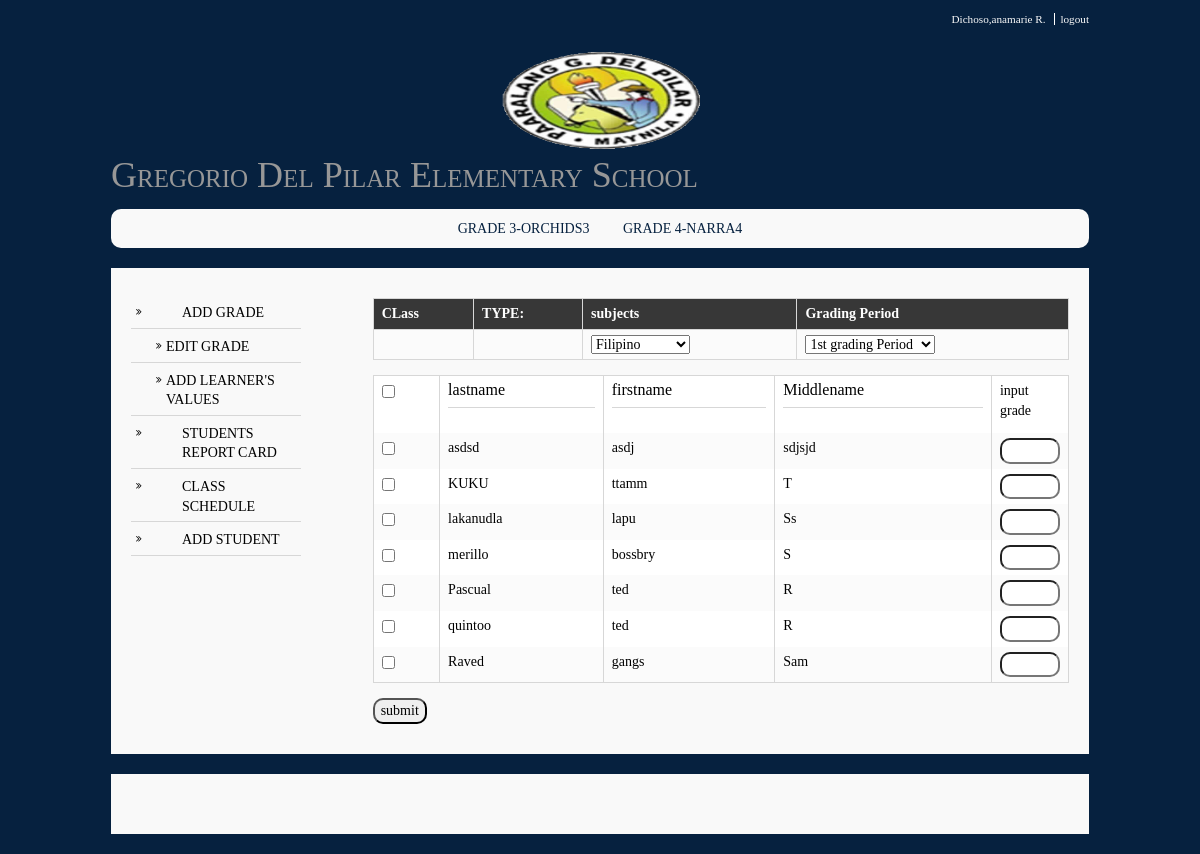
The page /class.php (signed in) on the database its author committed.
### tables this page shows
CREATE TABLE `studentinfo` (
  `studno` varchar(50) NOT NULL,
  `lname` varchar(50) NOT NULL,
  `fname` varchar(50) NOT NULL,
  `mname` varchar(255) NOT NULL,
  `suffix` varchar(255) NOT NULL,
  `bdate` date NOT NULL,
  `age` varchar(255) NOT NULL,
  `gender` varchar(50) NOT NULL,
  `address` varchar(50) NOT NULL,
  `fathername` varchar(50) NOT NULL,
  `mothername` varchar(50) NOT NULL,
  `b_certificate` varchar(20) NOT NULL
);

### class.php (the view, shortened to what this page needs)
<?php
require_once "required_files.php";
require_once ("functions/functions.php");
 $teachers_id = $_SESSION["teachers_id"];
 $grade_level = $_GET["g"];
  $t_type = $_GET["t"];
           $query = "SELECT distinct glevel_section,type_of_teacher FROM teachers_class where teachers_id LIKE '%$teachers_id%' ";
           $result = mysqli_query($connect, $query);
            $search_subject = "SELECT distinct subjects FROM teachers_class where teachers_id LIKE '%$teachers_id%' AND
                       glevel_section LIKE '%$grade_level%'";
           $subject_result = mysqli_query($connect, $search_subject);
                  $query1="SELECT DISTINCT  SI.studno, SI.lname, SI.fname, SI.mname,SR.school_year
                            FROM studentinfo SI, student_record SR, teachers_class TC
                            WHERE SI.studno = SR.studno
                            AND   TC.glevel_section = (SELECT DISTINCT CONCAT(SR.grade_level, '-', SR.section) FROM student_record)
                          AND   TC.teachers_id LIKE '%$teachers_id%'
                          AND TC.glevel_section LIKE '%$grade_level%'
                            AND SR.school_year = TC.school_year
                           ORDER by SI.lname ASC ";
           $result1 = mysqli_query($connect, $query1);
?>
<!DOCTYPE html>
  <html>
 <head>
 <link rel="stylesheet" type="text/css" href="js/bootstrap.css">
<div class='wrapper row0'>
 <div id='topbar' class='clear'>
<nav>
 <ul>
   <li><a href="teacher_acc.php"><?php echo $_SESSION['lname'].',',$_SESSION['fname'].' ', $_SESSION['mname'];?></a></li>
 <li><a href='logout2.php'>logout</a></li>
 </ul>
 </nav>
 </div>
</div>
<?php
 echo layout();
?>
<div class="wrapper row2">
  <div class="rounded">
    <nav id="mainav" class="clear">
          <ul class="clear">
                  <?php  while ($row= mysqli_fetch_assoc($result)){?>
                  <li><a href="class_handled.php?g=<?php echo $_SESSION['glevel_section'];?>&t=<?php echo $_SESSION['t_type'];?>"><?php echo $_SESSION['glevel_section'];  ?></a></li>
                 <?php }?>
                </ul>
    </nav>
  </div>
</div>
<div class="wrapper row3">
  <div class="rounded">
    <main class="container clear">
       <div class="sidebar one_quarter first">
        <nav class="sdb_holder">
        <ul>
        <li><a href="class.php?g=<?php echo $grade_level;?>&t=<?php echo $t_type;?>">ADD GRADE</a></li>
        <ul>
        <li><a href="verify.php?g=<?php echo $grade_level;?>&t=<?php echo $t_type;?>">EDIT GRADE</a></li>
        </ul>
        <ul>
        <li><a href="report_card_learners_values.php?g=<?php echo $grade_level;?>&t=<?php echo $t_type;?>">ADD LEARNER'S VALUES</a>
        </ul>
        <li><a href="report.php?g=<?php echo $grade_level;?>&t=<?php echo $t_type;?>">STUDENTS REPORT CARD</a></li>
         <li><a href="class_sched.php?g=<?php echo $grade_level;?>&t=<?php echo $t_type;?>">CLASS SCHEDULE</a></li>
           <li><a href="verify2.php?g=<?php echo $grade_level;?>&t=<?php echo $t_type;?>">ADD STUDENT</a></li>
        </ul>
        </nav>
        </div>
                  <div id="content" class="three_quarter">
                  <form action="add_grade.php?d=<?php echo $grade_level; ?>&t=<?php echo $t_type; ?>" method="POST">
                    <div id="class">
                 <table id="table_grades" >
                  <tr><th >CLass</th><th>TYPE:</th><th>subjects</th><th>Grading Period</th></tr>
                  <tr>
                   <td><?php echo $grade_level; ?></td>
                  <td><?php echo str_replace('_', ' ', $t_type);?></td>
                      <td>
                         <select class="subjects" id="subjects" name="subjects">
                 <?php  while ($row= mysqli_fetch_assoc($subject_result)){?>
                 <?php $subjects = $row['subjects'];?>
                   <option values="<?php echo $subjects; ?>">
                   <?php echo $subjects; ?></option>
                   <?php } ?>
                     </select>
                     </td>
                     <td>
                       <select name="grading_period" >
                         <option value="1"> 1st grading Period</option>
                       </select>
                     </td>
                     </tr>
                    </table>
                 <table>
                  <tr><td>
                    <input name="all_check" id="all_check" type="checkbox" >
                  </td><td><h3>lastname</h3></td><td><h3>firstname</h3></td><td><h3>Middlename</h3></td>
                  <td  width="10">input grade</td>
                  </tr>
                  <?php  while ($row= mysqli_fetch_array($result1, MYSQLI_ASSOC)){
                    $sy= $row['school_year'] ?>
                  <tr>
                  <td><input name="check[]"
                   type="checkbox" class="optionsCheckbox" value="<?php echo $row['studno']; ?>"> </td>
                  <td> <?php echo $row['lname']; ?></td>
                  <td> <?php echo $row['fname']; ?></td>
                  <td> <?php echo $row['mname']; ?></td>
                  <td><input type="text" name="grades[]" id ="grades" style="width: 60px;" pattern="[0-9]{2}"> </td>
                   </tr>
                  <?php }?>
                  </div>
                      <input type="submit" id="add_grade" name="add_grade" value="submit">
             </form>
             </div>
    </main>
  </div>
  </div>
                  <div class="wrapper row3">
                  <div class="rounded">
                    <main class="container clear">
    </main>
  </div>
  </div>
 </body>
</html>

### layout/styles/layout.css (style rules this page uses)
#topbar { padding:10px 0 0 0; text-align:right; font-size:.8em; }
#topbar li { display:inline; margin-right:3px; padding-right:8px; border-right:1px solid; }
#topbar li:last-child { margin-right:0; padding-right:0; border:none; }
.container { padding:20px 10px; }
.container h1, .container h2, .container h3, .container h4, .container h5, .container h6, .container .heading { padding-bottom:8px; border-bottom:1px solid; }
.sidebar .sdb_holder { margin-bottom:50px; }
.sidebar .sdb_holder:last-child { margin-bottom:0; }
nav ul, nav ol { margin:0; padding:0; list-style:none; }
#mainav .drop::after, #mainav li li .drop::after, #breadcrumb li a::after, .sidebar nav a::after { position:absolute; font-family:"FontAwesome"; font-size:10px; line-height:10px; }
#mainav { text-align:center; text-transform:uppercase; }
#mainav li { display:inline-block; position:relative; margin:0 30px 0 0; padding:0; }
#mainav li:last-child { margin-right:0; }
#mainav li a { display:block; padding:0; }
.sidebar nav { display:block; width:80%; }
.sidebar nav li { margin:0 0 3px 0; padding:0; }
.sidebar nav a { display:block; position:relative; margin:0; padding:5px 10px 5px 51px; text-decoration:none; border:solid; border-width:0 0 1px 0; }
.sidebar nav a::after { top:9px; left:5px; content:"\f101"; }
.sidebar nav ul ul a { padding-left:35px; }
.sidebar nav ul ul a::after { left:25px; }
table, th, td { border:1px solid; border-collapse:collapse; vertical-align:top; box-sizing:border-box; }
table, th { table-layout:auto; }
table { width:100%; margin-bottom:15px; }
th, td { padding:5px 8px; }
td { border-width:0 1px; }
.rounded, input, button, textarea, #header input, #footer input, #slide-wrapper figcaption, .avatar, #comments li, .faico a, #twitter, .pagination a, .pagination strong { border-radius:10px; }
body { color:#F9F9F9; background-color:#06213F; }
a { color:#55ABDA; }
.rounded { background-color:#F9F9F9; }
.row0, .row0 a { color:#F9F9F9; background-color:#06213F; }
.row1 a { color:#F9F9F9; background-color:inherit; }
.row2, .row2 a { color:#06213F; background-color:inherit; }
.row3 { color:black; background-color:#F9F9F9; }
#topbar li { border-color:#FFFFFF; }
.container h1, .container h2, .container h3, .container h4, .container h5, .container h6, .container .heading { border-color:#D7D7D7; }
#mainav li a { color:inherit; }
.container .sidebar nav a { color:inherit; border-color:#D7D7D7; }
table, th, td, #comments .avatar, #comments input, #comments textarea { border-color:#D7D7D7; }
th { color:#FFFFFF; background-color:#373737; }
tr, #comments li, #comments input[type="submit"], #comments input[type="reset"] { background-color:#FBFBFB; }
tr:nth-child(odd), #comments li:nth-child(odd) { color:inherit; background-color:#FFFFFF; }
@media screen and (min-width:978px) { .wrapper { max-width:978px; } }

### layout/styles/framework.css (style rules this page uses)
html { overflow-y:scroll; }
body { margin:0; padding:0; font-size:14px; line-height:1.4em; }
.clear, .group { display:block; }
.clear::before, .clear::after, .group::before, .group::after { display:table; content:""; }
.clear, .clear::after, .group, .group::after { clear:both; }
a { outline:none; text-decoration:none; }
body, h1, h2, h3, h4, h5, h6, .heading { font-family:Georgia, "Times New Roman", Times, serif; }
form, fieldset, legend { margin:0; padding:0; border:none; }
label, input, textarea, select { display:block; resize:none; outline:none; color:inherit; font-size:inherit; font-family:inherit; box-sizing:border-box; }
h1, h2, h3, h4, h5, h6, .heading { display:block; margin:0 0 20px 0; font-size:16px; line-height:normal; font-weight:normal; font-style:normal; }
.wrapper { display:block; margin:0 auto 20px; text-align:left; word-wrap:break-word; }
.rounded, #topbar, #header, #mainav, #slider, .container, #footer, #copyright { display:block; width:100%; box-sizing:border-box; }
.rounded { margin:0; padding:10px; }
address, article, aside, figcaption, figure, footer, header, main, nav, section { display:block; margin:0; padding:0; }
.one_half, .one_third, .two_third, .one_quarter, .two_quarter, .three_quarter { display:inline-block; float:left; margin:0 0 0 3.06748466257669%; list-style:none; box-sizing:border-box; }
.first { margin-left:0; clear:left; }
.one_quarter { width:22.69938650306748%; }
.three_quarter { width:74.23312883435584%; }

### class.php (style rules this page uses)
#table_grades { width: 100%; }

### rows shown on the page
studentinfo: lname "asdsd", fname "asdj", mname "sdjsjd"
studentinfo: lname "KUKU", fname "ttamm", mname "T"
studentinfo: lname "lakanudla", fname "lapu", mname "Ss"
studentinfo: lname "merillo", fname "bossbry", mname "S"
studentinfo: lname "Pascual", fname "ted", mname "R"
studentinfo: lname "quintoo", fname "ted", mname "R"
studentinfo: lname "Raved", fname "gangs", mname "Sam"

### other values the page prints
$_SESSION['lname'] "Dichoso"
$_SESSION['fname'] "anamarie"
$_SESSION['mname'] "R."
$_SESSION['glevel_section'] "GRADE 3-ORCHIDS3"
$_SESSION['glevel_section'] "GRADE 4-NARRA4"
form field subjects "Filipino"
